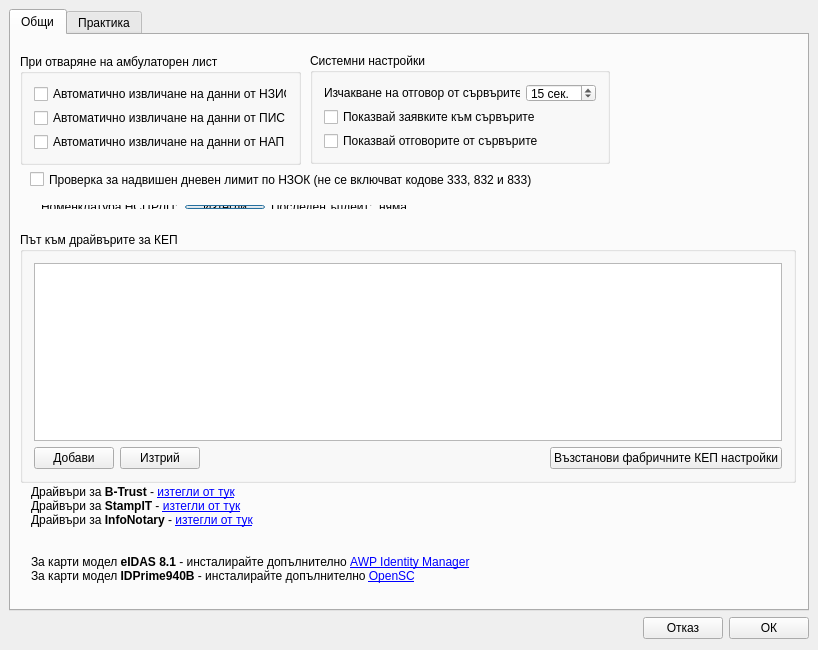
<?xml version="1.0" encoding="UTF-8"?>
<ui version="4.0">
 <class>SettingsDialog</class>
 <widget class="QDialog" name="SettingsDialog">
  <property name="geometry">
   <rect>
    <x>0</x>
    <y>0</y>
    <width>818</width>
    <height>650</height>
   </rect>
  </property>
  <property name="windowTitle">
   <string>SettingsDialog</string>
  </property>
  <layout class="QVBoxLayout" name="verticalLayout">
   <property name="spacing">
    <number>6</number>
   </property>
   <property name="leftMargin">
    <number>9</number>
   </property>
   <property name="topMargin">
    <number>9</number>
   </property>
   <property name="rightMargin">
    <number>9</number>
   </property>
   <item>
    <widget class="QTabWidget" name="tabWidget">
     <property name="sizePolicy">
      <sizepolicy hsizetype="Preferred" vsizetype="Preferred">
       <horstretch>0</horstretch>
       <verstretch>0</verstretch>
      </sizepolicy>
     </property>
     <property name="minimumSize">
      <size>
       <width>800</width>
       <height>600</height>
      </size>
     </property>
     <property name="currentIndex">
      <number>0</number>
     </property>
     <widget class="QWidget" name="generalSettings">
      <attribute name="title">
       <string>Общи</string>
      </attribute>
      <widget class="QFrame" name="frame">
       <property name="geometry">
        <rect>
         <x>9</x>
         <y>9</y>
         <width>776</width>
         <height>181</height>
        </rect>
       </property>
       <property name="sizePolicy">
        <sizepolicy hsizetype="Expanding" vsizetype="Preferred">
         <horstretch>0</horstretch>
         <verstretch>0</verstretch>
        </sizepolicy>
       </property>
       <property name="minimumSize">
        <size>
         <width>0</width>
         <height>155</height>
        </size>
       </property>
       <property name="frameShape">
        <enum>QFrame::NoFrame</enum>
       </property>
       <property name="frameShadow">
        <enum>QFrame::Plain</enum>
       </property>
       <widget class="QGroupBox" name="groupBox">
        <property name="geometry">
         <rect>
          <x>0</x>
          <y>10</y>
          <width>281</width>
          <height>111</height>
         </rect>
        </property>
        <property name="title">
         <string>При отваряне на амбулаторен лист</string>
        </property>
        <layout class="QVBoxLayout" name="verticalLayout_2">
         <item>
          <widget class="QCheckBox" name="autoHisCheck">
           <property name="text">
            <string>Автоматично извличане на данни от НЗИС</string>
           </property>
          </widget>
         </item>
         <item>
          <widget class="QCheckBox" name="autoPisCheck">
           <property name="text">
            <string>Автоматично извличане на данни от ПИС</string>
           </property>
          </widget>
         </item>
         <item>
          <widget class="QCheckBox" name="autoNraCheck">
           <property name="text">
            <string>Автоматично извличане на данни от НАП</string>
           </property>
          </widget>
         </item>
        </layout>
       </widget>
       <widget class="QGroupBox" name="groupBox_4">
        <property name="geometry">
         <rect>
          <x>290</x>
          <y>9</y>
          <width>300</width>
          <height>111</height>
         </rect>
        </property>
        <property name="title">
         <string>Системни настройки</string>
        </property>
        <layout class="QVBoxLayout" name="verticalLayout_3">
         <item>
          <layout class="QHBoxLayout" name="horizontalLayout_2">
           <item>
            <widget class="QLabel" name="label_3">
             <property name="text">
              <string>Изчакване на отговор от сървърите:</string>
             </property>
            </widget>
           </item>
           <item>
            <widget class="QSpinBox" name="timeoutSpin">
             <property name="sizePolicy">
              <sizepolicy hsizetype="Preferred" vsizetype="Fixed">
               <horstretch>0</horstretch>
               <verstretch>0</verstretch>
              </sizepolicy>
             </property>
             <property name="minimumSize">
              <size>
               <width>70</width>
               <height>0</height>
              </size>
             </property>
             <property name="suffix">
              <string> сек.</string>
             </property>
             <property name="minimum">
              <number>1</number>
             </property>
             <property name="maximum">
              <number>60</number>
             </property>
             <property name="value">
              <number>15</number>
             </property>
            </widget>
           </item>
          </layout>
         </item>
         <item>
          <widget class="QCheckBox" name="requestsCheck">
           <property name="text">
            <string>Показвай заявките към сървърите</string>
           </property>
          </widget>
         </item>
         <item>
          <widget class="QCheckBox" name="repliesCheck">
           <property name="text">
            <string>Показвай отговорите от сървърите</string>
           </property>
          </widget>
         </item>
        </layout>
       </widget>
       <widget class="QWidget" name="layoutWidget">
        <property name="geometry">
         <rect>
          <x>10</x>
          <y>150</y>
          <width>561</width>
          <height>26</height>
         </rect>
        </property>
        <layout class="QHBoxLayout" name="horizontalLayout_3">
         <item>
          <widget class="QLabel" name="label">
           <property name="text">
            <string>Номенклатура НСЦРЛП:</string>
           </property>
          </widget>
         </item>
         <item>
          <widget class="QPushButton" name="updateMedButton">
           <property name="text">
            <string>Изтегли</string>
           </property>
          </widget>
         </item>
         <item>
          <widget class="QLabel" name="label_2">
           <property name="text">
            <string>Последен ъпдейт:</string>
           </property>
          </widget>
         </item>
         <item>
          <widget class="QLabel" name="medUpdateLabel">
           <property name="text">
            <string>няма</string>
           </property>
          </widget>
         </item>
         <item>
          <spacer name="horizontalSpacer_2">
           <property name="orientation">
            <enum>Qt::Horizontal</enum>
           </property>
           <property name="sizeHint" stdset="0">
            <size>
             <width>40</width>
             <height>20</height>
            </size>
           </property>
          </spacer>
         </item>
        </layout>
        <zorder>updateMedButton</zorder>
        <zorder>label_2</zorder>
        <zorder>medUpdateLabel</zorder>
        <zorder>label</zorder>
       </widget>
       <widget class="QCheckBox" name="dailyLimitCheck">
        <property name="geometry">
         <rect>
          <x>10</x>
          <y>125</y>
          <width>561</width>
          <height>21</height>
         </rect>
        </property>
        <property name="text">
         <string>Проверка за надвишен дневен лимит по НЗОК (не се включват кодове 333, 832 и 833)</string>
        </property>
       </widget>
      </widget>
      <widget class="QGroupBox" name="groupBox_3">
       <property name="geometry">
        <rect>
         <x>9</x>
         <y>197</y>
         <width>776</width>
         <height>251</height>
        </rect>
       </property>
       <property name="sizePolicy">
        <sizepolicy hsizetype="Preferred" vsizetype="Preferred">
         <horstretch>0</horstretch>
         <verstretch>0</verstretch>
        </sizepolicy>
       </property>
       <property name="title">
        <string>Път към драйвърите за КЕП</string>
       </property>
       <layout class="QVBoxLayout" name="verticalLayout_9">
        <item>
         <widget class="QListWidget" name="pkcs11list">
          <property name="sizePolicy">
           <sizepolicy hsizetype="Preferred" vsizetype="Preferred">
            <horstretch>0</horstretch>
            <verstretch>0</verstretch>
           </sizepolicy>
          </property>
          <property name="dragEnabled">
           <bool>true</bool>
          </property>
          <property name="dragDropMode">
           <enum>QAbstractItemView::InternalMove</enum>
          </property>
         </widget>
        </item>
        <item>
         <layout class="QHBoxLayout" name="horizontalLayout_5">
          <property name="bottomMargin">
           <number>0</number>
          </property>
          <item>
           <widget class="QPushButton" name="addPkcs11">
            <property name="text">
             <string>Добави</string>
            </property>
           </widget>
          </item>
          <item>
           <widget class="QPushButton" name="removePkcs11">
            <property name="text">
             <string>Изтрий</string>
            </property>
           </widget>
          </item>
          <item>
           <spacer name="horizontalSpacer_4">
            <property name="orientation">
             <enum>Qt::Horizontal</enum>
            </property>
            <property name="sizeHint" stdset="0">
             <size>
              <width>40</width>
              <height>20</height>
             </size>
            </property>
           </spacer>
          </item>
          <item>
           <widget class="QPushButton" name="resetDefault">
            <property name="text">
             <string>Възстанови фабричните КЕП настройки</string>
            </property>
           </widget>
          </item>
         </layout>
        </item>
       </layout>
      </widget>
      <widget class="QLabel" name="label_4">
       <property name="geometry">
        <rect>
         <x>20</x>
         <y>450</y>
         <width>700</width>
         <height>121</height>
        </rect>
       </property>
       <property name="sizePolicy">
        <sizepolicy hsizetype="Preferred" vsizetype="Preferred">
         <horstretch>0</horstretch>
         <verstretch>0</verstretch>
        </sizepolicy>
       </property>
       <property name="minimumSize">
        <size>
         <width>700</width>
         <height>0</height>
        </size>
       </property>
       <property name="text">
        <string>&lt;html&gt;&lt;head/&gt;&lt;body&gt;&lt;p&gt;Драйвъри за &lt;span style=&quot; font-weight:700;&quot;&gt;B-Trust&lt;/span&gt; - &lt;a href=&quot;https://www.stampit.org/bg/page/795&quot;&gt;&lt;span style=&quot; text-decoration: underline; color:#0000ff;&quot;&gt;изтегли от тук&lt;/span&gt;&lt;/a&gt;&lt;br/&gt;Драйвъри за &lt;span style=&quot; font-weight:700;&quot;&gt;StampIT&lt;/span&gt; - &lt;a href=&quot;https://www.b-trust.bg/client-center/signature-installation&quot;&gt;&lt;span style=&quot; text-decoration: underline; color:#0000ff;&quot;&gt;изтегли от тук&lt;/span&gt;&lt;/a&gt;&lt;br/&gt;Драйвъри за &lt;span style=&quot; font-weight:700;&quot;&gt;InfoNotary&lt;/span&gt; - &lt;a href=&quot;https://www.infonotary.com/?p=technical-support&quot;&gt;&lt;span style=&quot; text-decoration: underline; color:#0000ff;&quot;&gt;изтегли от тук&lt;/span&gt;&lt;/a&gt;&lt;br/&gt;&lt;br/&gt;&lt;br/&gt;За карти модел &lt;span style=&quot; font-weight:700;&quot;&gt;eIDAS 8.1&lt;/span&gt; - инсталирайте допълнително &lt;a href=&quot;https://installer.id.ee/media/win/installer/AWP-5.3.5-SR1.x64.en-US.msi&quot;&gt;&lt;span style=&quot; text-decoration: underline; color:#0000ff;&quot;&gt;AWP Identity Manager&lt;/span&gt;&lt;/a&gt;&lt;br/&gt;За карти модел &lt;span style=&quot; font-weight:700;&quot;&gt;IDPrime940B&lt;/span&gt; - инсталирайте допълнително &lt;a href=&quot;https://github.com/OpenSC/OpenSC/releases/download/0.23.0/OpenSC-0.23.0_win64.msi&quot;&gt;&lt;span style=&quot; text-decoration: underline; color:#0000ff;&quot;&gt;OpenSC&lt;/span&gt;&lt;/a&gt;&lt;/p&gt;&lt;/body&gt;&lt;/html&gt;</string>
       </property>
       <property name="textFormat">
        <enum>Qt::RichText</enum>
       </property>
       <property name="alignment">
        <set>Qt::AlignLeading|Qt::AlignLeft|Qt::AlignTop</set>
       </property>
       <property name="wordWrap">
        <bool>true</bool>
       </property>
       <property name="openExternalLinks">
        <bool>true</bool>
       </property>
      </widget>
     </widget>
     <widget class="PracticeSettings" name="practiceSettings">
      <attribute name="title">
       <string>Практика</string>
      </attribute>
     </widget>
    </widget>
   </item>
   <item>
    <layout class="QHBoxLayout" name="horizontalLayout">
     <item>
      <spacer name="horizontalSpacer">
       <property name="orientation">
        <enum>Qt::Horizontal</enum>
       </property>
       <property name="sizeHint" stdset="0">
        <size>
         <width>40</width>
         <height>20</height>
        </size>
       </property>
      </spacer>
     </item>
     <item>
      <widget class="QPushButton" name="cancelButton">
       <property name="text">
        <string>Отказ</string>
       </property>
      </widget>
     </item>
     <item>
      <widget class="QPushButton" name="okButton">
       <property name="text">
        <string>ОК</string>
       </property>
      </widget>
     </item>
    </layout>
   </item>
  </layout>
 </widget>
 <layoutdefault spacing="6" margin="11"/>
 <customwidgets>
  <customwidget>
   <class>PracticeSettings</class>
   <extends>QWidget</extends>
   <header>View/Widgets/PracticeSettings.h</header>
   <container>1</container>
  </customwidget>
 </customwidgets>
 <resources/>
 <connections/>
</ui>
